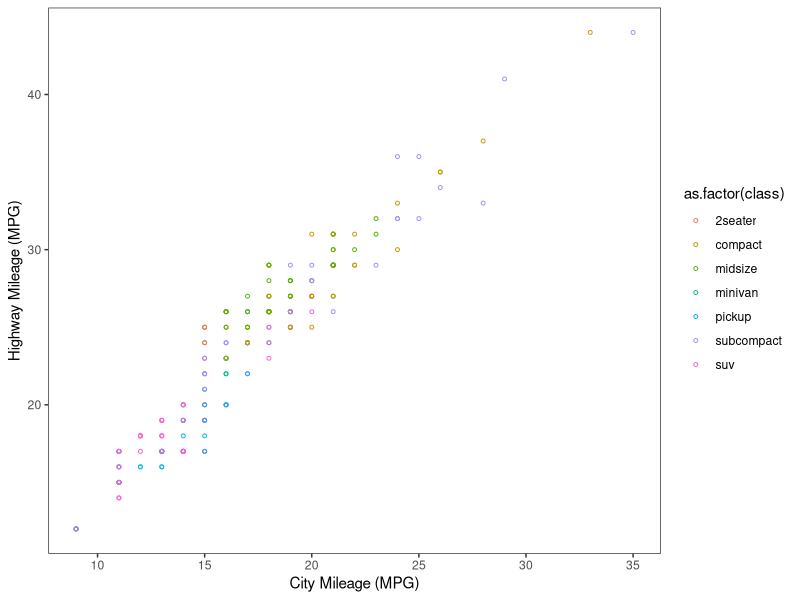
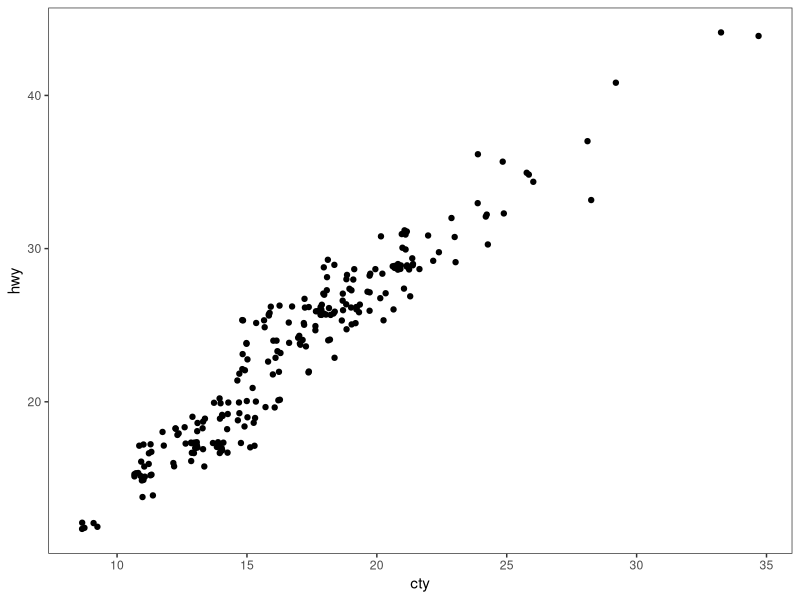
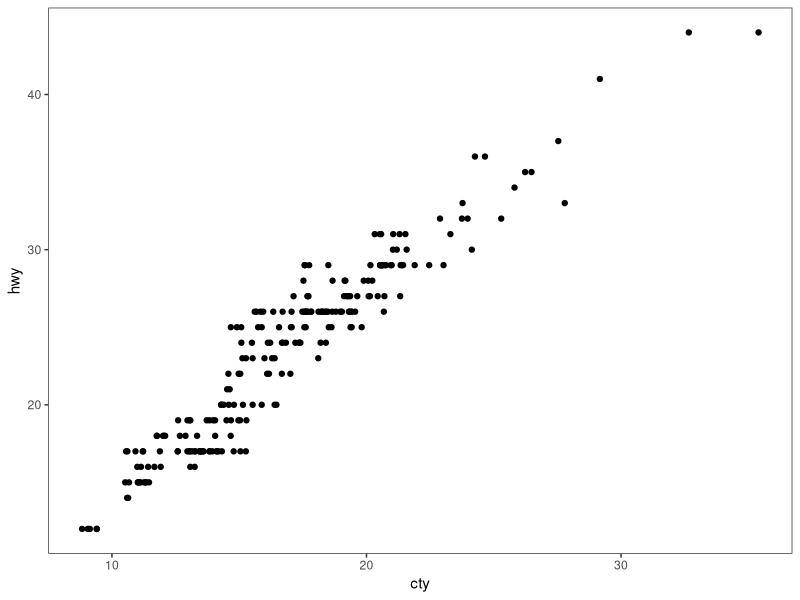
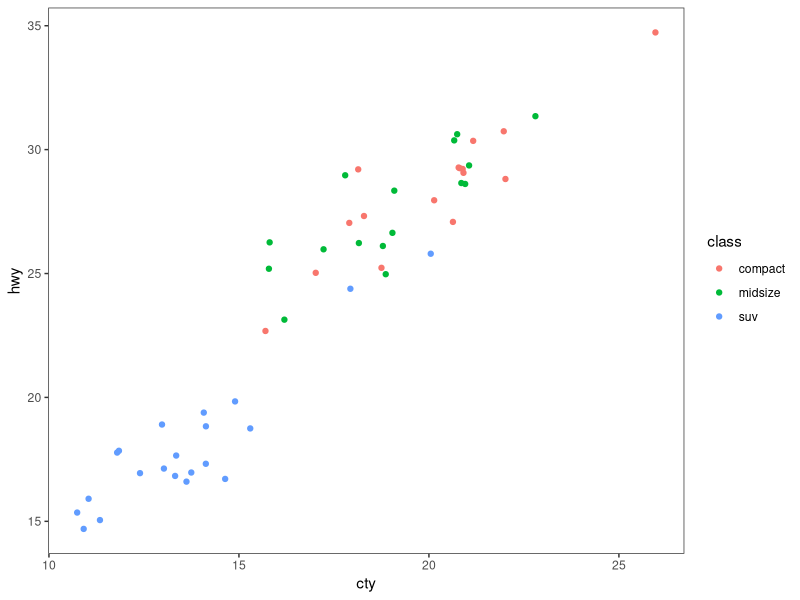
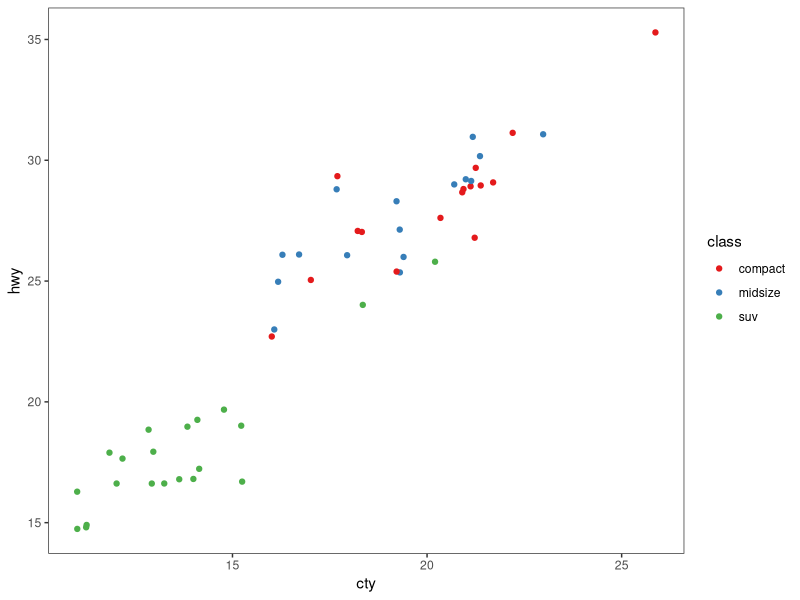
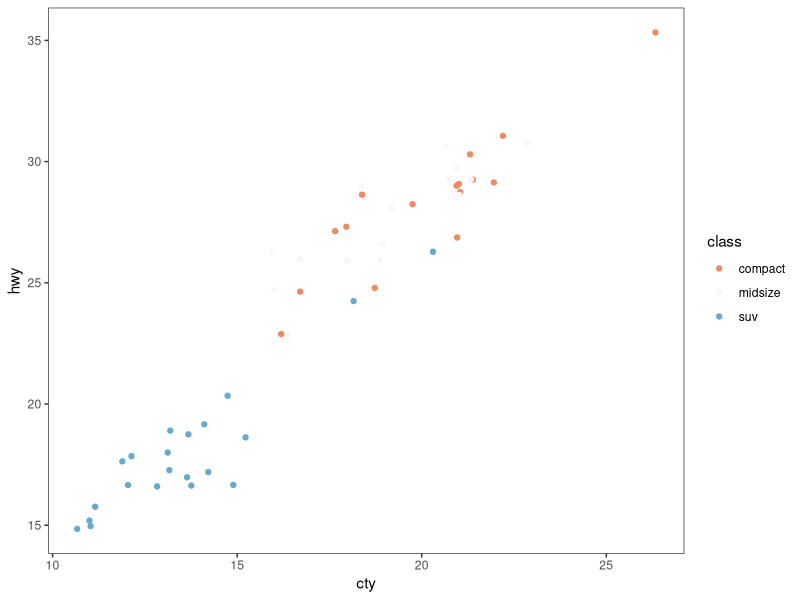
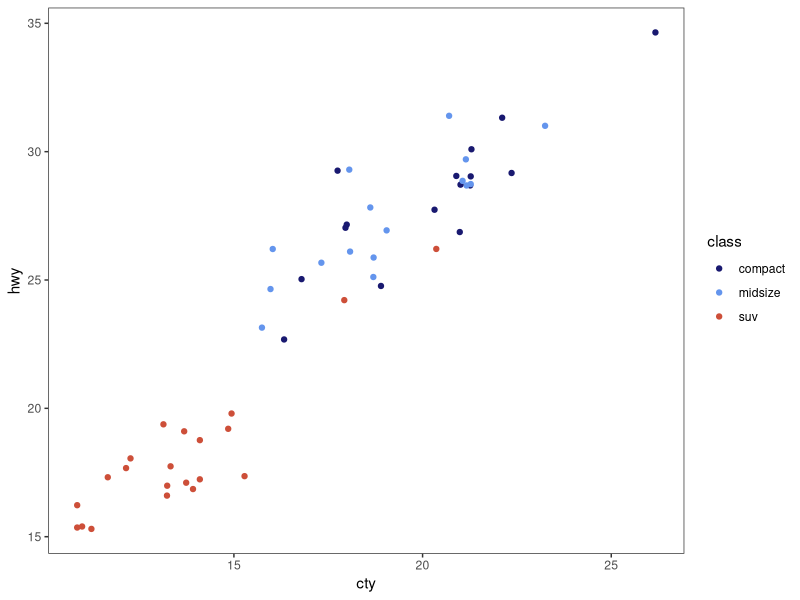
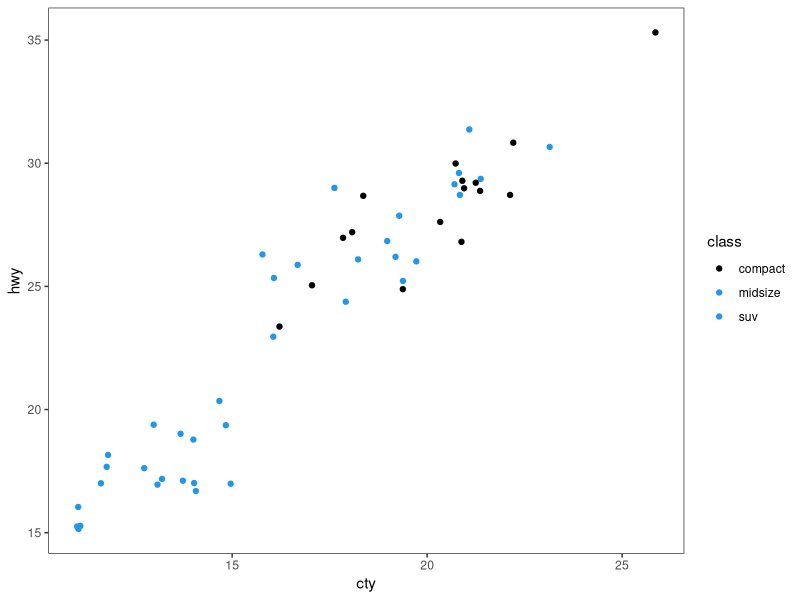

The R script that drew these images, in order: (Note: this script raises an error after producing the figures.)
# ---------------------------------------------------------- #
#### MODULE 3: Plot even more data!                       ####               
# ---------------------------------------------------------- #

## OBJECTIVE:
# 1. To develop a "grammar of graphics".
# 2. To become comfortable using ggplot2 for exploratory data visualization.


# ---------------------------------------------------------- #
#### SET UP:                                              ####
# ---------------------------------------------------------- #
# REMINDER: In RStudio, open the Rproject for our course (UNCG_DataWrangling), 
# pull any changes from GitHub, and navigate to the branch you created for 
# yourself (just a single branch for the whole semester) in RStudio's Git tab.
# Open this week's assignment in this new branch to complete and submit on GitHub.
# Ideally, you'll commit your answers a bit at a time as you work through
# this assignment, rather than committing all at once at the end.

# Reminder of some helpful resources for graphing in R:
# ggplot Cookbook: http://www.cookbook-r.com/Graphs/
# Official ggplot2 Book: https://ggplot2-book.org/
# Themes in ggplot2: https://ggplot2-book.org/polishing.html#themes

# In ggplot2, aesthetic means “something you can see”. Each aesthetic is a
# mapping between a visual cue and a variable.
# Examples include:
# position (i.e., on the x and y axes)
# color (“outside” color)
# fill (“inside” color)
# shape (of points)
# line type
# size

# Each type of geometric object (geom) accepts only a subset of all aesthetics.
# Refer to the geom help pages to see what mappings each geom accepts. Aesthetic
# mappings are set with the aes() function.

# TASK: We will be using the ggplot2 package for graphing. Fortunately, ggplot2 
# is nested within the tidyverse package (along with many others).
# Start by writing code to load the tidyverse library.
# HINT: see the end of assignment #1 if you forgot how to load a package.

library(tidyverse)
library(ggplot2)

# TASK: Write code below to set your theme to black and white and both your major
# AND minor gridlines to element_blank for all plots you'll be making today.
# HINT: Check back to last week's assignment section 1.9 for setting themes for
# all plots.

theme_set(theme_bw())
theme_update(
             panel.grid.major = element_blank(),
             panel.grid.minor = element_blank())



# ---------------------------------------------------------- #
#### 1.0 CORRELATION                                      ####
# ---------------------------------------------------------- #

# We learned how to make correlations last week, but it never hurts to get
# more practice! Let's start by using a data set built into ggplot2.
# The mpg dataset looks at the gas efficiency of different cars. Run the following
# code to load the data:
data(mpg, package = "ggplot2")

# TASK: Create a scatterplot (i.e., a dot plot) to relate city and highway mileage.
# Color the points by the class of car (class column) and label the x and y axis 
# to be more informative (City Mileage (MPG) vs Highway Mileage (MPG)).
# HINT: Refer back to last week's assignment or the ggplot help resources if you 
# forget how to make a scatterplot.

ggplot(mpg, aes(x = cty, y = hwy, color=as.factor(class))) + 
  geom_point(size=1, shape=1) +
  xlab("City Mileage (MPG)") + 
  ylab("Highway Mileage (MPG)")


# Looks alright, but the graph may be hiding some information...
# QUESTION: How many data points are in the mpg dataframe?

#234

# QUESTION: Approximately how many dots are in the graph you just made? How does
# that compare to the number of observations in the dataframe?

#76

# Try another correlation-focused geom that addresses this problem by running
# the following code:
ggplot(data=mpg, aes(x=cty, y=hwy)) + 
  geom_jitter()


# QUESTION: What happened when you created the plot with geom_jitter?

#We gained a lot of points.

# QUESTION: Run the code to create a plot using geom_jitter a second time. Then run it
# again and again. What happens each time? Why is this happening?

#The points appear to move. geom_jitter is adding small amounts of random movement.


# TASK: The default in geom_jitter is to jitter (or slightly move) the points away
# from each other in both the x and y directions. Check the help file for geom_jitter
# and write code below to make a graph where you jitter points in only the x-dimension
# by 0.5.

?geom_jitter

ggplot(data=mpg, aes(x=cty, y=hwy)) + 
  geom_jitter(width = 0.5, height = 0)

# ---------------------------------------------------------- #
#### 1.1 DETOUR! COLORS, COLORS, COLORS                   ####
# ---------------------------------------------------------- #

# Our world is so colorful, and our graphs can be too! But we want to be mindful
# of our color choices to not only be beautiful, but also informative and accessible.

# TASK: Create a new dataframe that filters our mpg data down to only information
# for car classes compact, midsize, and suv using an %in% statement. Name your 
# new dataframe mpgSubset.
# HINT: Refer back to the Transform assignment if you want help with %in% (or 
# try googling!)

?select
?mutate
?filter

mpgSubset <- select(mpg , "manufacturer",  "model", "displ", "year", "cyl"         
                , "trans"     ,   "drv"       ,   "cty"     ,     "hwy"    ,      "fl"          
                    , "class"       ) %>% filter(class == c("compact","suv", "midsize")) 



# ggplot has lots of nice (and some not so nice) built-in color palettes that we 
# can use to fill our bars with color. Try running the following code:
ggplot(data=mpgSubset, aes(x=cty, y=hwy, color=class)) +
  geom_jitter()

# The code above supplies us with ggplot's default color palette, which I find not
# so pleasing. Let's try to change this!

# We can add a statement specifying the scale of colors we would prefer. One way
# to do this is to use other pre-set palettes from ggplot. Run the code below to 
# ask ggplot to use the color brewer's palette called Set 1.
ggplot(data=mpgSubset, aes(x=cty, y=hwy, color=class)) +
  geom_jitter() +
  scale_color_brewer(palette="Set1")

# Alternatively, we could use the "RdBu" palette:
ggplot(data=mpgSubset, aes(x=cty, y=hwy, color=class)) +
  geom_jitter() +
  scale_color_brewer(palette="RdBu")

# QUESTION: Investigate the color brewer's range of palettes at this website: 
# https://r-graph-gallery.com/38-rcolorbrewers-palettes.html
# What do you notice about the colors chosen from each of the palettes that we
# used above? (i.e., does it use the first three colors in the palette? The last
# three? Some other combination?)

#maybe the last ones? Hard to tell.

# We could also pick out EXACTLY which colors we want for our figure. 
# There are 4 main ways to specify colors in R:
### by name
### by number
### by Hex code
### with the rgb() function

# By Name: R allows you to call more than 600 colors by name! Run the following
# code to see a list:
colors()

# We can put in the colors we chose for each variable by adding the 
# scale_color_manual() function to our plot. Try it out by running the following
# code:
ggplot(data=mpgSubset, aes(x=cty, y=hwy, color=class)) +
  geom_jitter() +
  scale_color_manual(values=c('midnightblue', 'cornflowerblue', 'tomato3'))


# You can also chose colors by number, which are assigned in R.

# TASK: Copy and paste the code to make our scatterplot and replace the color names
# with three numbers of your choice (between 1 and 657). How does your new figure look?
# HINT: remember to remove the quotation marks when calling numbers.

ggplot(data=mpgSubset, aes(x=cty, y=hwy, color=class)) +
  geom_jitter() +
  scale_color_manual(values=c(1, 4, 20))

#Honestly, it looks not that great. Two of the colors seem very similar, at least to me.

# QUESTION: How do you think you could figure out which color name belongs to
# each color number?
# HINT: Try creating a dataframe from color() by passing it into the
# as.data.frame() function.




as.data.frame(colors())

#We get a list that lets us know which color is which.

# You can also chose colors by Hex code. A Hex color code is a 6-symbol code made
# of up to three 2-symbol elements (6 symbols in length all together). Each of 
# the 2-symbol elements represents a color value in the Red-Green-Blue (RGB) color
# scale from 0 to 255. Hex codes are written with a # in front of them. Let's try
# out calling our colors using hex code.
ggplot(data=mpgSubset, aes(x=cty, y=hwy, color=class)) +
  geom_jitter() +
  scale_color_manual(values=c('#191970', '#6495ED', '#FF6347'))

# There are two great things about hex codes. First, you can call ANY color you 
# want with a hex code. That is, you're not limited to the 657 colors that are
# in ggplot. By specifying the color by hex code, you can pick literally anything!

# TASK: Google the search term "color picker". This should bring up google's color
# picker (in addition to a billion other color picking websites). Use this color
# picker to generate the hex codes for three new colors of your choice. Then copy
# and paste the above code, replacing the hex codes with your color choices.

ggplot(data=mpgSubset, aes(x=cty, y=hwy, color=class)) +
  geom_jitter() +
  scale_color_manual(values=c('#46defc', '#4683fc', '#46fcbf'))

# The second great thing about hex codes is that you can control the transparency
# of your colors. Transparency is set in a hex code by adding two extra symbols
# to the end, which together make up the "alpha" element. Adding 00 to the end 
# of your hex code will make your color completely transparent, while adding FF 
# to the end will make it completely opaque. Any number/letters in-between will 
# result in partial transparency. You can find a complete list of transparencies
# between 0-100% here: https://gist.github.com/lopspower/03fb1cc0ac9f32ef38f4

# TASK: Try out transparency by copying and pasting your graph code below and
# adding the alpha element to the end of each of your hex codes to make your
# first color 0% transparent, your second color 50% transparent, and your third
# color 100% transparent.

ggplot(data=mpgSubset, aes(x=cty, y=hwy, color=class)) +
  geom_jitter() +
  scale_color_manual(values=c('#46defc00', '#4683fc80', '#46fcbfFF'))

# QUESTION: What happened to the point that you set to 100% transparent?

#Disappeared

# Finally, we can set our colors using the rgb() function. This operates very
# similarly to the hex code, where you can pick exactly the color and transparency
# you want. Try it out by running the following code:
ggplot(data=mpgSubset, aes(x=cty, y=hwy, color=class)) +
  geom_jitter() +
  scale_color_manual(values=c(rgb(.10, .10, .44, 0.5), rgb(.39, .58, .93, 0.5), rgb(1.0, .39, .28, 0.5)))

# TASK: Modify the above code to make all of your points 50% transparent.

# There are so many inventive and artistic people in the world who have expanded
# the offerings for colors in ggplot. Check out some notable ones listed below
# when choosing colors for this assignment.
### Color-blind friendly palettes: https://github.com/JLSteenwyk/ggpubfigs
### Color palettes from vintage National Parks posters: https://github.com/katiejolly/nationalparkcolors
### Color palettes based on Wes Anderson movies: https://github.com/karthik/wesanderson
### Color palettes from famous Dutch paintings: https://github.com/EdwinTh/dutchmasters


# ---------------------------------------------------------- #
#### 1.2 DETOUR! LEGENDS                                  ####
# ---------------------------------------------------------- #

# When you specify colors in your ggplot code, R throws in a bonus legend for free!
# However, this legend is often not as clear or visually appealing as we might 
# prefer. But as with all geometric objects in ggplot, legends can be easily altered.

# Run the following code to create a scatter plot. Feel free to modify the colors
# as you prefer!
ggplot(data=mpgSubset, aes(x=cty, y=hwy, color=class)) +
  geom_jitter()

# QUESTION: Where did ggplot get the legend title and values from?

#From the mpgSubset dataframe. 

# We could change the title and values in our legend by altering the dataframe
# we are passing into ggplot. But that seems a bit drastic. Instead, we can 
# lean on the same code that specifies our color picks to alter the legend text.
# Try it out by running the following code:
ggplot(data=mpgSubset, aes(x=cty, y=hwy, color=class)) + 
  geom_jitter() + 
  scale_color_manual(values=c('#FCBA03', '#380754', '#496916'), #uses parts of the dataframe to create aestetic maps
                     name='Class of Car',  #Setting title name
                     breaks=c('suv', 'midsize', 'compact'), #Sets the order of the legend
                     labels=c('SUV', 'Midsize', 'Compact')) #Sets the order o the labels

?scale_color_manual

# TASK: Label each line of the code above with what it is doing.
# HINT: Check the scale_color_manual help file or ggplot Cookbook for more info.


# IMPORTANT: It is important to pay attention to the order you provide ggplot with 
# your color choices and legend labels! Try running the following code:
ggplot(data=mpgSubset, aes(x=cty, y=hwy, color=class)) + 
  geom_jitter() + 
  scale_color_manual(values=c('#FCBA03', '#380754', '#496916'), 
                     name='Class of Car', 
                     breaks=c('suv', 'midsize', 'compact'), 
                     labels=c('Compact', 'SUV', 'Midsize')) 


# QUESTION: What is wrong with the code above? Why is it so important to be
# careful with the order you pass information into ggplot?

#The breaks and labels are out of order meaning that dots will be mislabeled.

# While changing the legend text and factor order takes place in the scale_color_manual
# step, moving the legend around on the graph page is part of the graph theme. We
# can try this out using the code below:
ggplot(data=mpgSubset, aes(x=cty, y=hwy, color=class)) + 
  geom_jitter() + 
  theme(legend.position='top')


# TASK: Modify the code above to have the legend display along the bottom of
# the figure.


# We can also have the legend located within the area of the graph itself! We can 
# do this by specifying the coordinates for where the legend should go within the
# graph axes. First we set the legend position and then we set the anchoring 
# position by justifying the legend.
### bottom left: 0,0
### bottom right: 1,0
### top left: 0,1
### top right: 1,1

# Try it out by running the following code:
ggplot(data=mpgSubset, aes(x=cty, y=hwy, color=class)) + 
  geom_jitter() + 
  theme(legend.position=c(1,0), legend.justification=c(1,0))

# QUESTION: What happens if you don't include the code for legend justification
# above?


# TASK: Copy and paste the code from above. Modify it to place the legend in the
# upper left part of the graph.


# Finally, we might want to remove the legend altogether! We would do so by
# modifying the theme as well. 

# TASK: Check the ggplot cookbook to find the legends section. Read what it says 
# about removing the legend. Then copy and paste the graph code from above. Modify
# the code to remove the legend.


# ---------------------------------------------------------- #
#### 2.0 DEVIATION                                        ####
# ---------------------------------------------------------- #

# Used to compare variation in values between small number of items (or categories) 
# with respect to a fixed reference.

# Whether the graphical type is a deviation graph or a composition graph (or a 
# ranking graph) may depend on the underlying data structure.

# We used geom_bar() last week with factor data to create a bar graph. But
# geom_bar() is a bit tricky because it can make EITHER a bar graph or a histogram
# depending on the data you give it. The default of geom_bar() is to set stat to 
# count so if you give it just a continuous x value, it will make a histogram. Try
# it with the following code:
ggplot(data=mpg, aes(x=hwy)) + 
  geom_bar()

# In order to have the geom create bars and not a histogram, you must:
# 1) Set stat = identity
# 2) Provide both an x and a y inside the aes(), where x is either a character 
# or factor and y is numeric.

# TASK: Create a dataframe of summary statistics for the mpg data, calculating the
# mean, standard deviation, and standard error for highway mpg grouping by class.
# Name the resulting dataframe highwayMPG and your new variables hwy_mean, hwy_sd,
# and hwy_se.
# HINT: Look back at the Transform assignment if you forget how to summarize the
# data. Also recall, standard error = 1.96*standard deviation.


# TASK: Create a bar graph showing the average highway MPG on the y-axis and 
# car class on the x-axis. Fill the bars by class. Add in error bar caps that are 20%
# the width pf the bars.
# HINT: Don't forget to change stat from the default in your geom_bar() statement!


# ---------------------------------------------------------- #
#### 2.1 DETOUR! COLORS AND LEGENDS, AGAIN                ####
# ---------------------------------------------------------- #

# Recall that some geometric elements require fills instead of (or sometimes in
# addition to) colors.

# TASK: Create a bar graph with the mpg summary stats with the following parameters:
# (1) Black bar outline
# (2) Bars filled with the color brewer palette "Dark2" using the scale_fill_manual
#     statement
# (3) No legend
# (4) Informative x- and y-axis labels. 

# HINT: Carefully consider whether your color and/or fill should go within an aes() 
# statement, the scale_fill_manual or scale_color_manual statements, or neither.
# If in doubt, try a bunch of ways until it looks how we want it. And consult 
# your helpful ggplot resources on the web.


# ---------------------------------------------------------- #
#### 2.2 DETOUR! AXIS MODIFICATIONS                       ####
# ---------------------------------------------------------- #

# Run the following code, feeling free to modify colors as you prefer:
ggplot(data=highwayMPG, aes(x=class, y=hwy_mean, fill=class)) +
  geom_bar(stat='identity') 

# QUESTION: Where is ggplot getting the x-axis tick labels from?


# Often our tick labels are not the best. We can modify them to be more informative
# or visually appealing by directly modifying the dataframe, but again this feels
# a bit extreme. Instead, we can directly modify the scale of the axis. For axes
# that deal with categories, we are setting the discrete scale. Try it out by
# running the following code:
ggplot(data=highwayMPG, aes(x=class, y=hwy_mean, fill=class)) +
  geom_bar(stat='identity') +
  scale_x_discrete(labels=c('sport', 'compact', 'midsize', 'minivan', 'pickup', 'subcompact', 'SUV'))

# We can also change the scale of the continuous axes, including how large they are
# and where the tick marks fall as follows:
ggplot(data=highwayMPG, aes(x=class, y=hwy_mean, fill=class)) +
  geom_bar(stat='identity') +
  scale_y_continuous(breaks=seq(0, 50, 10)) +
  coord_cartesian(ylim=c(0,50))

# QUESTION: Try running the code above without the coord_cartesian() statement. 
# What is surprising about the resulting graph? Based on this result, what do you
# think the coord_cartesian() statement does?


# We can also add a statement into the scale discrete or continuous statements
# to name our axes, rather than putting in a whole separate step of xlab() or ylab().
# Try it out with the following code:
ggplot(data=highwayMPG, aes(x=class, y=hwy_mean, fill=class)) +
  geom_bar(stat='identity') +
  scale_x_discrete(name='Class of Car') +
  scale_y_continuous(name='Mean Highway MPG')


# Finally, we can flip our axes easily in ggplot as follows:
ggplot(data=highwayMPG, aes(x=class, y=hwy_mean, fill=class)) +
  geom_bar(stat='identity') +
  coord_flip()


# TASK: Let's put it all together. Make a graph of the mpg summary stats with the
# following specifications:
# (1) color by class of car using a color scheme of your choice (not the default)
# (2) plot the class of car on the x-axis and the highway MPG on the y axis
# (3) include better names for the x- and y-axis titles
# (4) include better names for the car classes
# (5) set the scale of the highway mpg to run from 0 to 30 with breaks every 5 
# (6) flip your axes
# (7) remove the legend


# ---------------------------------------------------------- #
#### 3.0 RANKING                                          ####
# ---------------------------------------------------------- #
# Used to compare the position or performance of multiple items with respect to 
# each other. Actual values matters somewhat less than the ranking.

# TASK: Create a dataframe of summary statistics for the mpg data, calculating the
# mean, standard deviation, and standard error for CITY mpg grouping by class.
# Name the resulting dataframe cityMPG and your new variables city_mean, city_sd,
# and city_se.
# HINT: Look back at the Transform assignment if you forget how to summarize the
# data. Also, standard error = 1.96*standard deviation.


# Now we want to plot our data in order from smallest to largest city MPG to get
# a ranking. To do so, we need to use the reorder() function to rearrange the data
# going into our x-axis.
ggplot(cityMPG, aes(x=reorder(class, city_mean), y=city_mean)) + 
  geom_bar(stat="identity")

# TASK: Recreate the above ranking figure to include the following:
# (1) class of car on the x-axis with informative axis and tick labels
# (2) MPG ordered from highest to lowest (hint: try google if you're unsure)
# (3) bars with dary grey outlines and filled by class with your favorite color scheme
# (4) error bars with end caps 30% the width of the bars
# (5) y-axis from 0 to 30 with tick marks every 5
# (6) no legend.


# ---------------------------------------------------------- #
#### 4.0 DISTRIBUTION                                     ####
# ---------------------------------------------------------- #
# When you have lots and lots of data points and want to study where and how the
# data points are distributed.

# Histograms can be accomplished with either geom_bar() or geom_histogram()
ggplot(mpg, aes(hwy)) + 
  geom_histogram()

# TASK: Recreate the graph above, but using geom_bar() instead


# TASK: Try making a histogram with the categorical variable 'manufacturer'.
# What error message do you get?


# QUESTION: What happens when you follow the advice of the error message and 
# make stat='count'?
ggplot(mpg, aes(manufacturer)) + 
  geom_histogram(stat="count")


# TASK: Make a boxplot comparing the distribution of cty (city mileage) for
# each class of car.
# HINT: Look back to last week if you forget how to make a boxplot.


# We can also make a different type of distribution, a violin plot using the 
# geom_violin statement as follows:
ggplot(mpg, aes(x=class, y=cty)) + 
  geom_violin()

# QUESTION: What does a violin plot show? Check google if you're unsure.


# ---------------------------------------------------------- #
#### 5.0 COMPOSITION                                      ####
# ---------------------------------------------------------- #
# Bar charts and pie charts are classic ways of showing composition of a dataset.

# TASK: Let's get some data for this task by determining the number of cars from 
# each car manufacturer in our mpg dataframe. We can do this as follows:
manufacturerFreq <- mpg %>% 
  group_by(manufacturer) %>% 
  summarize(frequency=length(manufacturer)) %>% 
  ungroup()

# TASK: Make a bar graph of the number of cars (frequency) by manufacturer using
# the dataframe we created above.


# We can switch the bar chart you created above into a pie chart simply by changing
# the coordinate system through a series of steps as follows:

ggplot(manufacturerFreq, aes(x=manufacturer, y=frequency)) +
  geom_bar(stat="identity") +
  coord_polar()

ggplot(manufacturerFreq, aes(x=manufacturer, y=frequency, fill=manufacturer)) +
  geom_bar(stat="identity") +
  coord_polar()

ggplot(manufacturerFreq, aes(x="", y=frequency, fill=manufacturer)) +
  geom_bar(stat="identity", width=1) +
  coord_polar()

ggplot(manufacturerFreq, aes(x="", y=frequency, fill=manufacturer)) +
  geom_bar(stat="identity", width=1) +
  coord_polar(theta="y")

ggplot(manufacturerFreq, aes(x="", y=frequency, fill=manufacturer)) +
  geom_bar(stat="identity", width=1) +
  coord_polar(theta="y", start=0) +
  theme_void() +
  theme(legend.title = element_text(size = 12.5), 
        legend.text  = element_text(size = 8.5),
        legend.key.size = unit(.75, "lines"))

# TASK: Annotate the code below to describe what each line does:
ggplot(manufacturerFreq, aes(x="", y=frequency, fill=manufacturer)) +
  geom_bar(stat="identity", width=1) +
  coord_polar(theta="y", start=0) +
  theme_void() +
  theme(legend.title = element_text(size = 12.5), 
        legend.text  = element_text(size = 8.5),
        legend.key.size = unit(.75, "lines"))


# ---------------------------------------------------------- #
#### 6.0 CHANGE                                           ####
# ---------------------------------------------------------- #

# Time series are often best visualized with line graphs. Let's try this out
# with some new data:
data("economics")

# TASK: Use the economics dataset to plot the number of people who are unemployed
# over time (unemploy vs date). Make a scatterplot, then connect the points with 
# lines using geom_line().
# HINT: use ?economics to get more information about this dataset.




# ---------------------------------------------------------- #
#### GROUPS AND MAPS                                      ####
# ---------------------------------------------------------- #

# Let's save these for group project options, this assignment is really long!









# REMEMBER: Save and push your script when you're done with this assignment!
